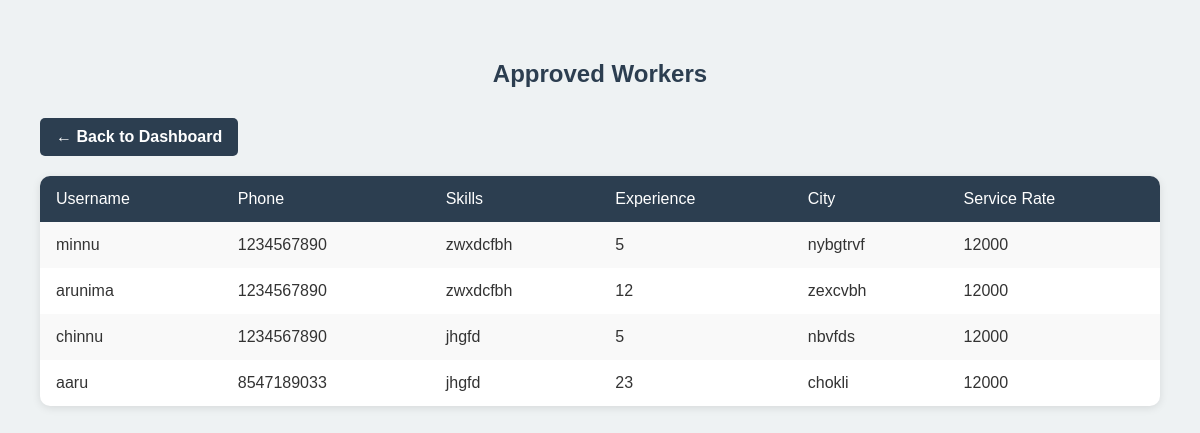
The app's page /subadmin/manage-worker/ (signed in) with its own data.
### worker/models.py (models this page shows)
class Worker(models.Model):
    user = models.OneToOneField(User, on_delete=models.CASCADE)
    phone = models.CharField(max_length=20)
    skills = models.CharField(max_length=20)
    work_experience = models.CharField(max_length=20)
    city = models.CharField(max_length=20)
    service_rate = models.CharField(max_length=20)
    status = models.CharField(max_length=20, default='pending')

### subadmin/views.py (the view)
# urls.py: path('subadmin/manage-worker/', views.manage_worker, name='manage_worker'),
@login_required(login_url='admin_login')
def manage_worker(request):
    if request.user.is_staff:
        approved_workers = Worker.objects.filter(status='approved')
        return render(request, 'subadmin/manage_worker.html', {'workers': approved_workers})
    else:
        messages.error(request, "Access denied.")
        return redirect('admin_login')

### template/subadmin/manage_worker.html (shortened to what this page needs)
<!DOCTYPE html>
<html lang="en">
<head>
</head>
<body>
    <h2>Approved Workers</h2>
    <a href="{% url 'admin_home' %}" class="back-link">← Back to Dashboard</a>
    <table>
        <tr>
            <th>Username</th>
            <th>Phone</th>
            <th>Skills</th>
            <th>Experience</th>
            <th>City</th>
            <th>Service Rate</th>
        </tr>
        {% for worker in workers %}
        <tr>
            <td>{{ worker.user.username }}</td>
            <td>{{ worker.phone }}</td>
            <td>{{ worker.skills }}</td>
            <td>{{ worker.work_experience }}</td>
            <td>{{ worker.city }}</td>
            <td>{{ worker.service_rate }}</td>
        </tr>
        {% endfor %}
    </table>
</body>
</html>

### template/subadmin/manage_worker.html (style rules this page uses)
body { font-family: Arial, sans-serif; background-color: #eef2f3; margin: 0; padding: 40px; }
h2 { text-align: center; color: #2c3e50; margin-bottom: 30px; }
table { width: 100%; border-collapse: collapse; background-color: white; box-shadow: 0 2px 8px rgba(0,0,0,0.1); border-radius: 10px; overflow: hidden; }
th, td { padding: 14px 16px; text-align: left; }
th { background-color: #2c3e50; color: white; font-weight: normal; }
tr:nth-child(even) { background-color: #f9f9f9; }
td { color: #333; }
.back-link { display: inline-block; margin-bottom: 20px; text-decoration: none; background-color: #2c3e50; color: white; padding: 10px 16px; border-radius: 5px; font-weight: bold; transition: background-color 0.2s ease-in-out; }

### records on screen
Worker: user.username "minnu", phone "1234567890", skills "zwxdcfbh", work_experience "5", city "nybgtrvf", service_rate "12000"
Worker: user.username "arunima", phone "1234567890", skills "zwxdcfbh", work_experience "12", city "zexcvbh", service_rate "12000"
Worker: user.username "chinnu", phone "1234567890", skills "jhgfd", work_experience "5", city "nbvfds", service_rate "12000"
Worker: user.username "aaru", phone "8547189033", skills "jhgfd", work_experience "23", city "chokli", service_rate "12000"
